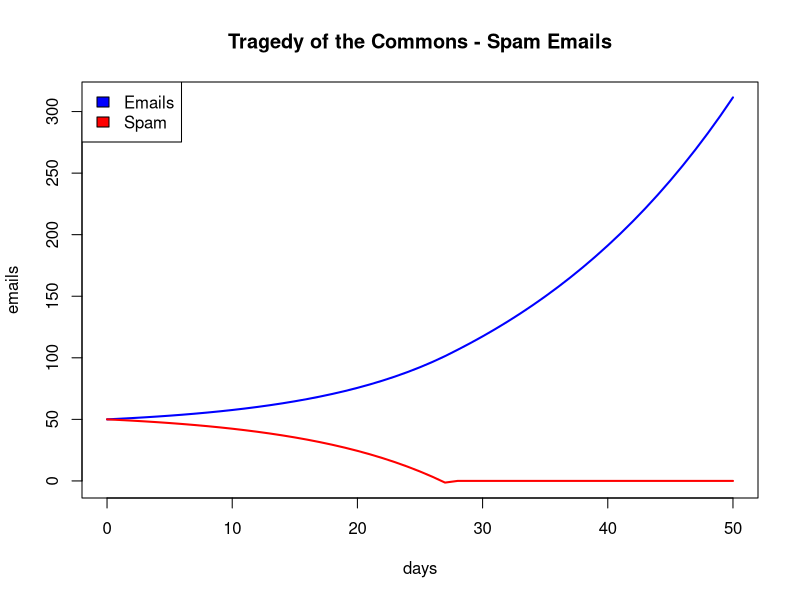

Write the R code that produced this figure.
#Tragedy of the Commons
#Email System
#CPSC 420 -- Spring 2016
#Elias Ingea

#set up time
delta.t <- 1 #days
time <- seq(0, 50, delta.t)

#utility functions to convert between i and t
itot <- function(i) (i - 1)*delta.t
ttoi <- function(i) (t)/delta.t + 1

#Simulation parameters. 
spam.percentage = 0.5                             #total/spam
good.percentage = 1 - spam.percentage               #total/emails
init.total = 100                                    #emails
init.spam = init.total * spam.percentage            #emails
init.common.good = init.total * good.percentage     #emails
init.spammer.profit = 0                             #dollars
regen.rate = 0.05                                   #(emails/day)/email
rate.of.use = 0.04                                  #(emails/day)/email

Total <- vector()
Good <- vector()
Spam <- vector()
SpammerProfit <- vector()

#Initial condition
Good[1] <- init.common.good
Spam[1] <- init.spam
Total[1] <- init.total
#Simulate
for (i in 2:length(time)) {
    #Compute Flow
     
    Good.prime <- regen.rate * Good[i-1]
    Spam.prime <- rate.of.use * Spam[i - 1]
    
    #Compute Stock
    if(Good[i-1] <= 0) {
        Good[i] = 0
    } else {
        Good[i] <- Good[i-1] + (Good.prime-Spam.prime) * delta.t
    }
    if(Spam[i-1] <= 0) {
        Spam[i] = 0
    } else {
        Spam[i] <- Spam[i-1] + (Spam.prime - Good.prime) * delta.t
    }
        #Total[i] <- Total[i-1] + (Good.prime + Spam.prime) * delta.t
}
all.values <- c(Good, Spam)
plot(time, Good, type="l", col="blue", lwd=2, 
     ylim=c(min(all.values), max(all.values)), 
     main="Tragedy of the Commons - Spam Emails",
     xlab="days", 
     ylab="emails")
lines(time, Spam, col="red", lwd=2)
#lines(time, Total, col="green", lwd=2)
legend("topleft", legend=c("Emails", "Spam"), fill=c("blue", "red"))
